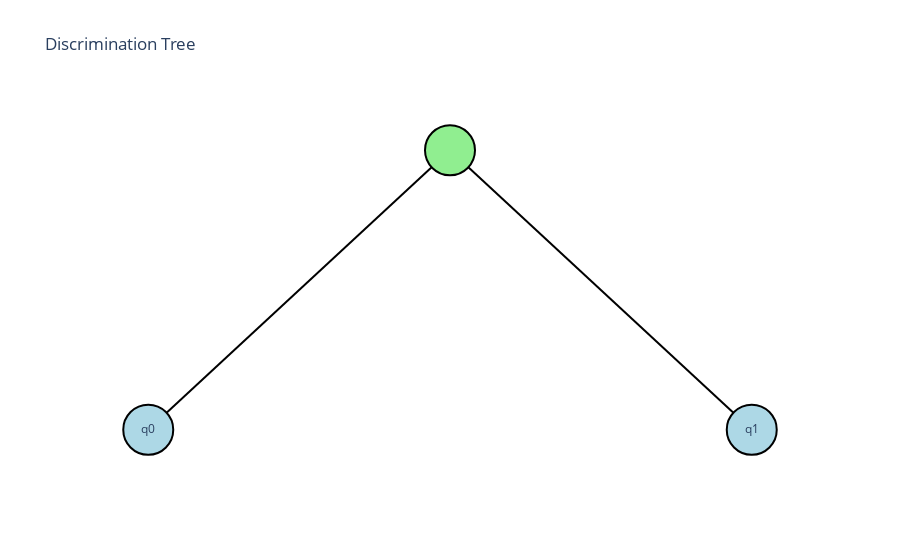
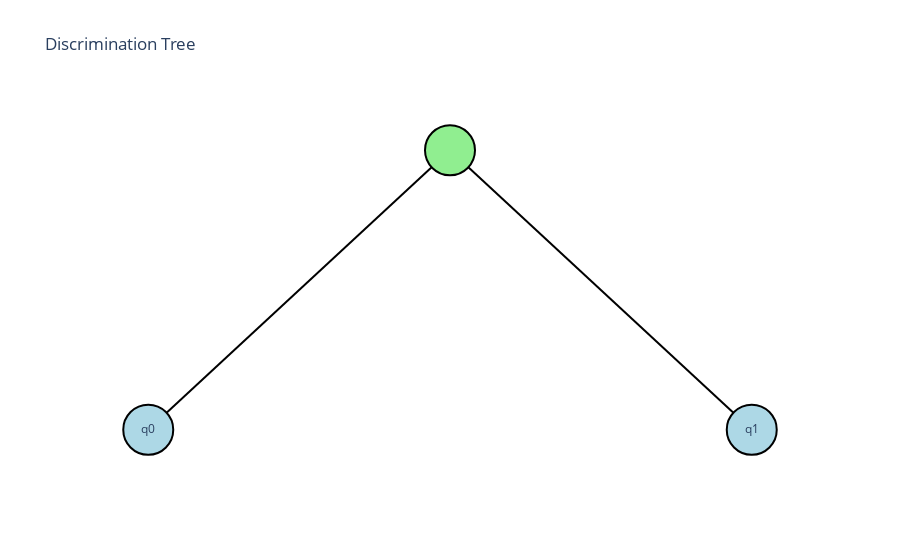
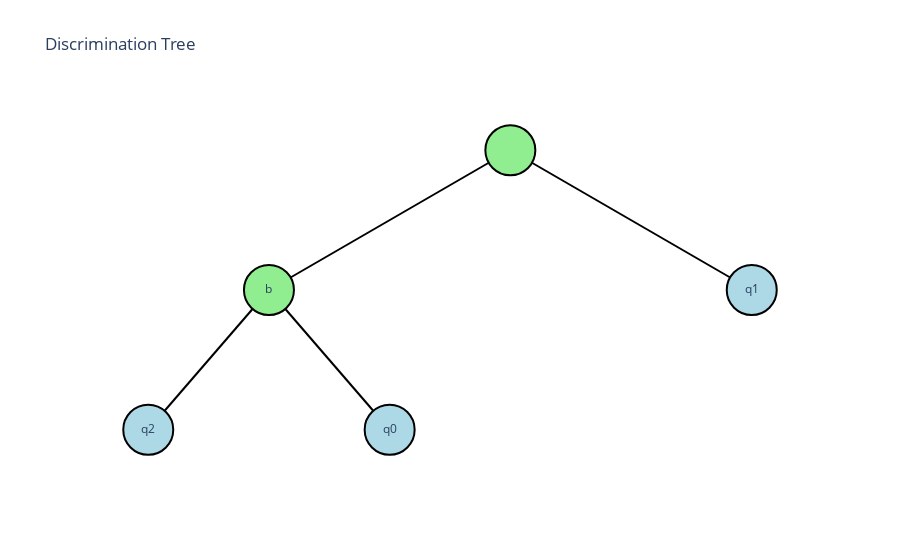
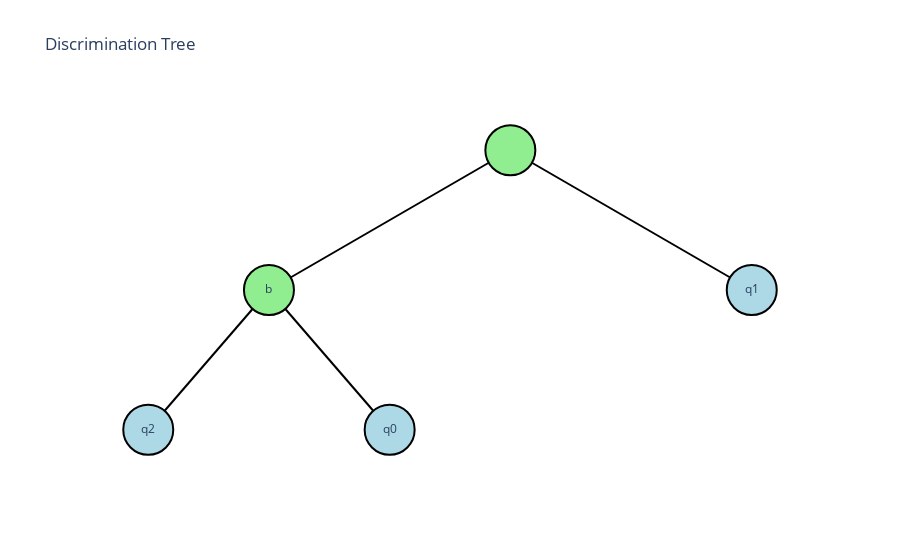

Notebook source saved alongside these figures, in order:
### Code cell
if __name__ == "__main__":
    alphabet = "ab"
    # A more complex pattern to induce more learning iterations.
    # This language accepts strings that start with 'a' and end with 'b'.
    pattern = r"(a|b)*b"

    # Check for a command-line argument that is not a flag.
    if len(sys.argv) > 1 and not sys.argv[1].startswith('-'):
        pattern = sys.argv[1]

    __builtins__.print(f"Learning language for regex: '{pattern}' over alphabet '{alphabet}'")

    teacher = PerfectTeacher(alphabet, pattern)
    ttt = TTTAlgorithm(teacher, alphabet)
    hypothesis, dtree = ttt.learn()

    display(Markdown("### Learned Hypothesis"))
    hypothesis.print_hypothesis()
    display(Markdown("### Final Discrimination Tree Visualization"))
    visualize_dtree(dtree)

    visualize_dfa(hypothesis, filename="learned_dfa")
    __builtins__.print("\nLearned DFA visualized as 'learned_dfa.png'")

    target_dfa = Regex.parse(pattern).to_nfa().determinise()
    target_dfa.visualize("target_dfa")
    __builtins__.print("Target DFA visualized as 'target_dfa.png'")

    is_equiv, _ = target_dfa.is_equivalent(hypothesis.to_dfa())
    display(Markdown(f"### Equivalence Check: {'Equivalent' if is_equiv else 'Not Equivalent'}"))

### Figure 1 — Plotly figure (JSON) as saved in the notebook; plotly's stock layout.template omitted (floating-point values rounded to 4 significant figures)
{"data": [{"hoverinfo": "none", "line": {"color": "black", "width": 2}, "mode": "lines", "type": "scatter", "x": [0, -0.5, null, 0, 0.5, null], "y": [0, -1, null, 0, -1, null]}, {"hoverinfo": "text", "marker": {"color": ["lightgreen", "lightblue", "lightblue"], "line": {"color": "black", "width": 2}, "size": 50}, "mode": "markers+text", "text": ["", "q0", "q1"], "textposition": "middle center", "type": "scatter", "x": [0, -0.5, 0.5], "y": [0, -1, -1]}], "layout": {"hovermode": "closest", "plot_bgcolor": "white", "showlegend": false, "title": {"text": "Discrimination Tree"}, "xaxis": {"visible": false}, "yaxis": {"visible": false}}}

### Figure 2 — Plotly figure (JSON) as saved in the notebook; plotly's stock layout.template omitted (floating-point values rounded to 4 significant figures)
{"data": [{"hoverinfo": "none", "line": {"color": "black", "width": 2}, "mode": "lines", "type": "scatter", "x": [0, -0.5, null, 0, 0.5, null], "y": [0, -1, null, 0, -1, null]}, {"hoverinfo": "text", "marker": {"color": ["lightgreen", "lightblue", "lightblue"], "line": {"color": "black", "width": 2}, "size": 50}, "mode": "markers+text", "text": ["", "q0", "q1"], "textposition": "middle center", "type": "scatter", "x": [0, -0.5, 0.5], "y": [0, -1, -1]}], "layout": {"hovermode": "closest", "plot_bgcolor": "white", "showlegend": false, "title": {"text": "Discrimination Tree"}, "xaxis": {"visible": false}, "yaxis": {"visible": false}}}

### Figure 3 — Plotly figure (JSON) as saved in the notebook; plotly's stock layout.template omitted (floating-point values rounded to 4 significant figures)
{"data": [{"hoverinfo": "none", "line": {"color": "black", "width": 2}, "mode": "lines", "type": "scatter", "x": [0, -0.5, null, -0.5, -0.75, null, -0.5, -0.25, null, 0, 0.5, null], "y": [0, -1, null, -1, -2, null, -1, -2, null, 0, -1, null]}, {"hoverinfo": "text", "marker": {"color": ["lightgreen", "lightgreen", "lightblue", "lightblue", "lightblue"], "line": {"color": "black", "width": 2}, "size": 50}, "mode": "markers+text", "text": ["", "b", "q2", "q0", "q1"], "textposition": "middle center", "type": "scatter", "x": [0, -0.5, -0.75, -0.25, 0.5], "y": [0, -1, -2, -2, -1]}], "layout": {"hovermode": "closest", "plot_bgcolor": "white", "showlegend": false, "title": {"text": "Discrimination Tree"}, "xaxis": {"visible": false}, "yaxis": {"visible": false}}}

### Figure 4 — Plotly figure (JSON) as saved in the notebook; plotly's stock layout.template omitted (floating-point values rounded to 4 significant figures)
{"data": [{"hoverinfo": "none", "line": {"color": "black", "width": 2}, "mode": "lines", "type": "scatter", "x": [0, -0.5, null, -0.5, -0.75, null, -0.5, -0.25, null, 0, 0.5, null], "y": [0, -1, null, -1, -2, null, -1, -2, null, 0, -1, null]}, {"hoverinfo": "text", "marker": {"color": ["lightgreen", "lightgreen", "lightblue", "lightblue", "lightblue"], "line": {"color": "black", "width": 2}, "size": 50}, "mode": "markers+text", "text": ["", "b", "q2", "q0", "q1"], "textposition": "middle center", "type": "scatter", "x": [0, -0.5, -0.75, -0.25, 0.5], "y": [0, -1, -2, -2, -1]}], "layout": {"hovermode": "closest", "plot_bgcolor": "white", "showlegend": false, "title": {"text": "Discrimination Tree"}, "xaxis": {"visible": false}, "yaxis": {"visible": false}}}
